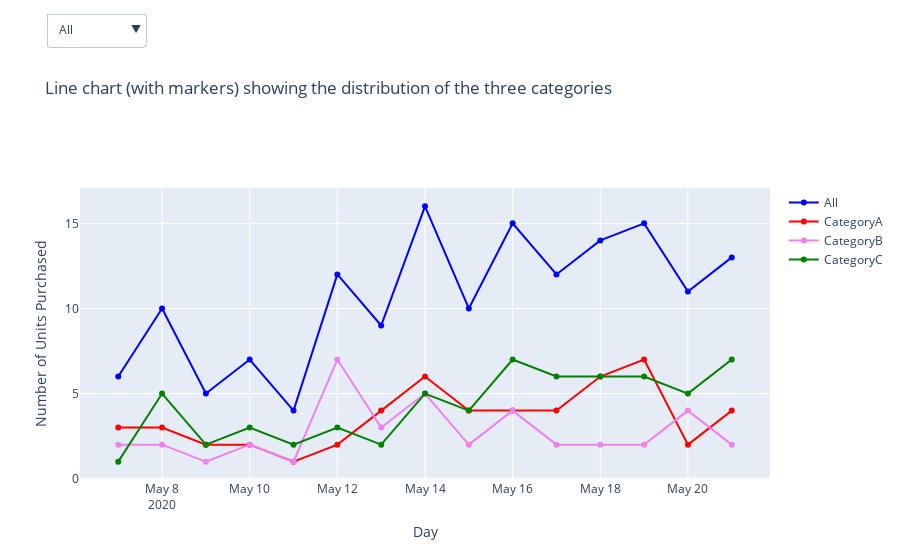

Notebook code cell kept with this figure:
### Markdown cell above
## 1. Dropdown

### Code cell
# Pull traces to data
data = [trace1,trace2,trace3,trace4]

# Specify dropout parameters
updatemenus = list([
    dict(active=0,
         buttons=list([   
            dict(label = "All",
                 method = "update",
                 args = [{"visible": [True, False, False, False]},
                         {"title": "Units Purchased for All categories per day"}]),
            dict(label = "CategoryA",
                 method = "update",
                 args = [{"visible": [False, True, False, False]},
                         {"title": "Units Purchased for CategoryA per day"}]),
            dict(label = "CategoryB",
                 method = "update",
                 args = [{"visible": [False, False, True, False]},
                         {"title": "Units Purchased for CategoryB per day"}]),
            dict(label = "CategoryC",
                 method = "update",
                 args = [{"visible": [False, False, False, True]},
                         {"title": "Units Purchased for CategoryC per day"}])
        ]),
        xanchor="left",
        y=1.6,
        yanchor="top"
    )
])

# Set layout
layout = dict(showlegend=True,
              xaxis=dict(title="Day"),
              yaxis=dict(title="Number of Units Purchased"),
              updatemenus=updatemenus)

# Create fig
fig = go.Figure(data=data, layout=layout)
fig.update_layout(title_text='Line chart (with markers) showing the distribution of the three categories')

iplot(fig)

### Figure 1 — Plotly figure (JSON) as saved in the notebook; plotly's stock layout.template omitted (floating-point values rounded to 4 significant figures)
{"data": [{"marker": {"color": "blue"}, "mode": "lines+markers", "name": "All", "type": "scatter", "x": ["2020-05-07", "2020-05-08", "2020-05-09", "2020-05-10", "2020-05-11", "2020-05-12", "2020-05-13", "2020-05-14", "2020-05-15", "2020-05-16", "2020-05-17", "2020-05-18", "2020-05-19", "2020-05-20", "2020-05-21"], "y": [6, 10, 5, 7, 4, 12, 9, 16, 10, 15, 12, 14, 15, 11, 13]}, {"marker": {"color": "red"}, "mode": "lines+markers", "name": "CategoryA", "type": "scatter", "x": ["2020-05-07", "2020-05-08", "2020-05-09", "2020-05-10", "2020-05-11", "2020-05-12", "2020-05-13", "2020-05-14", "2020-05-15", "2020-05-16", "2020-05-17", "2020-05-18", "2020-05-19", "2020-05-20", "2020-05-21"], "y": [3, 3, 2, 2, 1, 2, 4, 6, 4, 4, 4, 6, 7, 2, 4]}, {"marker": {"color": "violet"}, "mode": "lines+markers", "name": "CategoryB", "type": "scatter", "x": ["2020-05-07", "2020-05-08", "2020-05-09", "2020-05-10", "2020-05-11", "2020-05-12", "2020-05-13", "2020-05-14", "2020-05-15", "2020-05-16", "2020-05-17", "2020-05-18", "2020-05-19", "2020-05-20", "2020-05-21"], "y": [2, 2, 1, 2, 1, 7, 3, 5, 2, 4, 2, 2, 2, 4, 2]}, {"marker": {"color": "green"}, "mode": "lines+markers", "name": "CategoryC", "type": "scatter", "x": ["2020-05-07", "2020-05-08", "2020-05-09", "2020-05-10", "2020-05-11", "2020-05-12", "2020-05-13", "2020-05-14", "2020-05-15", "2020-05-16", "2020-05-17", "2020-05-18", "2020-05-19", "2020-05-20", "2020-05-21"], "y": [1, 5, 2, 3, 2, 3, 2, 5, 4, 7, 6, 6, 6, 5, 7]}], "layout": {"showlegend": true, "title": {"text": "Line chart (with markers) showing the distribution of the three categories"}, "updatemenus": [{"active": 0, "buttons": [{"args": [{"visible": [true, false, false, false]}, {"title": "Units Purchased for All categories per day"}], "label": "All", "method": "update"}, {"args": [{"visible": [false, true, false, false]}, {"title": "Units Purchased for CategoryA per day"}], "label": "CategoryA", "method": "update"}, {"args": [{"visible": [false, false, true, false]}, {"title": "Units Purchased for CategoryB per day"}], "label": "CategoryB", "method": "update"}, {"args": [{"visible": [false, false, false, true]}, {"title": "Units Purchased for CategoryC per day"}], "label": "CategoryC", "method": "update"}], "xanchor": "left", "y": 1.6, "yanchor": "top"}], "xaxis": {"title": {"text": "Day"}}, "yaxis": {"title": {"text": "Number of Units Purchased"}}}}
